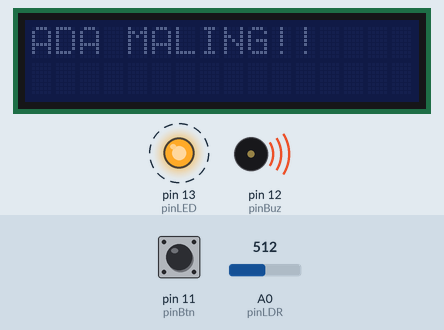
Simulated run of this sketch. Board: Arduino Uno, built with avr-gcc and run on an emulated ATmega328P. On the bench: 16×2 character LCD, output pins drawn as LEDs (lit = HIGH), buzzer (waves = sounding, pin HIGH). Dashed ring = blinking. The test bench sets the inputs (shaded band); at power-on: A0 (pinLDR) = 512, pin 11 (pinBtn) HIGH. What the sketch prints to the serial monitor is not drawn.

Above: at 3.27 s.
3.3 s: A0 (pinLDR) set to 267
5.6 s: A0 (pinLDR) set to 233
At 5.92 s:
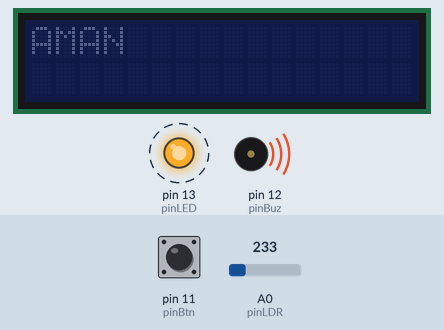
7.4 s: A0 (pinLDR) set to 260
9.4 s: pin 11 (pinBtn) pulled LOW for 0.25 s
At 10.3 s:
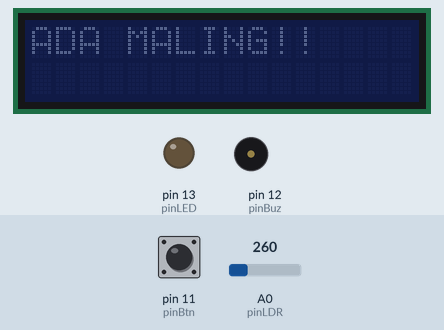
11.1 s: pin 11 (pinBtn) pulled LOW for 1 s
At 11.9 s:
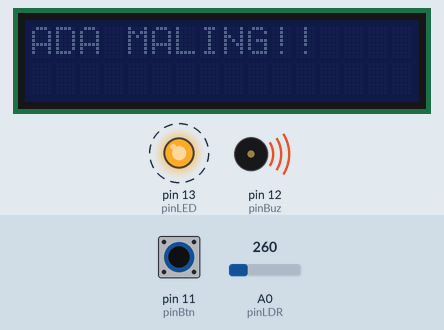
Timing chart, 0 to 14.6 s (numbered marks = the images above; inputs shaded):
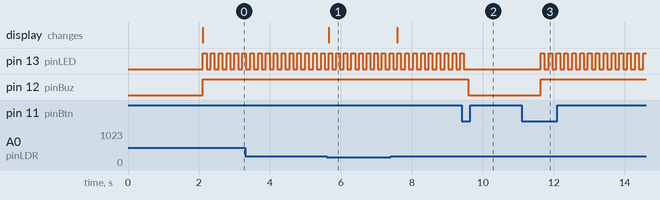

Measured:
- the behaviour switches between 250 and 249 on A0 (pinLDR) (found by bisection; images 0 and 1)
- after the input at 5.6 s, the display: changes after 0.06 s (image 1)
- after the input at 9.4 s, pin 13 (pinLED): goes on until 9.5 s, then stays LOW; pin 12 (pinBuz): HIGH → LOW after 0.19 s
- after the input at 11.1 s, pin 13 (pinLED): alternates HIGH for 0.10 s and LOW for 0.12 s, starting after 0.53 s; pin 12 (pinBuz): LOW → HIGH after 0.53 s
- by itself, pin 13 (pinLED): alternates HIGH for 0.10 s and LOW for 0.12 s

The sketch:

Keamanan_LDR.ino
```cpp
#include <LiquidCrystal_I2C.h>

LiquidCrystal_I2C lcd(0x20, 16, 2);

int pinLDR = A0;
int pinBtn = 11;
int pinBuz = 12;
int pinLED = 13;
int dataLDR = 0;

int stateBtnLast, stateBuzzerLast = LOW;
int stateBtn;

void setup() {
  Serial.begin(9600);
  pinMode(pinLDR, INPUT);
  pinMode(pinBtn, INPUT_PULLUP);
  pinMode(pinBuz, OUTPUT);
  pinMode(pinLED, OUTPUT);
  lcd.init();

  lcd.print("Keamanan LDR");
  lcd.setCursor(0,1);
  lcd.print("By: Raditya Ari");

  delay(2000);
  lcd.clear();
}

void loop() {
  String kondisi;
  dataLDR = analogRead(pinLDR);
  int readBtn = digitalRead(pinBtn);

  Serial.println("DataLDR : "+String(dataLDR)+", Kondidi button = " + String(stateBtnLast));

  if(readBtn != stateBtn){
    stateBtn = readBtn;
    if(stateBtn == LOW){
      stateBtnLast = !stateBtnLast;
    }
  }

  kondisi = cekKondisi(dataLDR);
  displayLCD(kondisi);

  if(kondisi == "AMAN"){
    stateBtnLast = LOW;
  }
  else if(stateBtnLast == HIGH){
    stateBuzzerLast = LOW;
  }
  else{
    stateBuzzerLast = HIGH;
  }

  setBuzzer(stateBuzzerLast);
}

String cekKondisi(int ldr){
  if(dataLDR < 250) return "AMAN";
  else return "ADA MALING!!";
}

// untuk display lcd
void displayLCD(String kon){
  lcd.setCursor(0,0);
  lcd.print(String(kon)+"          ");
}

// on off buzzer dan led
void setBuzzer(bool i){
  digitalWrite(pinBuz, i);
  if(i == HIGH){
    digitalWrite(pinLED, HIGH);
    delay(100);
    digitalWrite(pinLED, LOW);
    delay(100);
  }else{
    digitalWrite(pinLED, LOW);
    delay(1000);
  }
}
```
